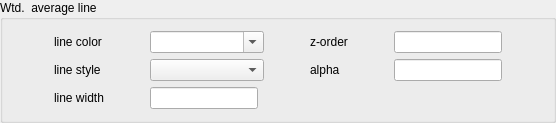
           <widget class="QGroupBox" name="groupBox_21">
            <property name="title">
             <string>Wtd.  average line</string>
            </property>
            <layout class="QVBoxLayout" name="verticalLayout_13">
             <item>
              <layout class="QGridLayout" name="gridLayout_21">
               <item row="0" column="6">
                <widget class="QLabel" name="label_82">
                 <property name="text">
                  <string>z-order</string>
                 </property>
                </widget>
               </item>
               <item row="0" column="7">
                <spacer name="horizontalSpacer_113">
                 <property name="orientation">
                  <enum>Qt::Horizontal</enum>
                 </property>
                 <property name="sizeHint" stdset="0">
                  <size>
                   <width>40</width>
                   <height>20</height>
                  </size>
                 </property>
                </spacer>
               </item>
               <item row="1" column="8">
                <widget class="QLineEdit" name="wavLineAlphaEntry"/>
               </item>
               <item row="3" column="1">
                <widget class="QLabel" name="label_83">
                 <property name="text">
                  <string>line width</string>
                 </property>
                </widget>
               </item>
               <item row="0" column="8">
                <widget class="QLineEdit" name="wavLineZEntry"/>
               </item>
               <item row="3" column="3">
                <widget class="QLineEdit" name="wavLineWidthEntry"/>
               </item>
               <item row="1" column="6">
                <widget class="QLabel" name="label_84">
                 <property name="text">
                  <string>alpha</string>
                 </property>
                </widget>
               </item>
               <item row="0" column="0">
                <spacer name="horizontalSpacer_126">
                 <property name="orientation">
                  <enum>Qt::Horizontal</enum>
                 </property>
                 <property name="sizeHint" stdset="0">
                  <size>
                   <width>40</width>
                   <height>20</height>
                  </size>
                 </property>
                </spacer>
               </item>
               <item row="0" column="2">
                <spacer name="horizontalSpacer_127">
                 <property name="orientation">
                  <enum>Qt::Horizontal</enum>
                 </property>
                 <property name="sizeHint" stdset="0">
                  <size>
                   <width>40</width>
                   <height>20</height>
                  </size>
                 </property>
                </spacer>
               </item>
               <item row="1" column="3" colspan="2">
                <widget class="QComboBox" name="wavLineStyleCombo"/>
               </item>
               <item row="1" column="1">
                <widget class="QLabel" name="label_85">
                 <property name="text">
                  <string>line style</string>
                 </property>
                </widget>
               </item>
               <item row="0" column="1">
                <widget class="QLabel" name="label_86">
                 <property name="text">
                  <string>line color</string>
                 </property>
                </widget>
               </item>
               <item row="0" column="5">
                <spacer name="horizontalSpacer_128">
                 <property name="orientation">
                  <enum>Qt::Horizontal</enum>
                 </property>
                 <property name="sizeHint" stdset="0">
                  <size>
                   <width>40</width>
                   <height>20</height>
                  </size>
                 </property>
                </spacer>
               </item>
               <item row="0" column="3" colspan="2">
                <widget class="QComboBox" name="wavLineColorCombo">
                 <property name="editable">
                  <bool>true</bool>
                 </property>
                </widget>
               </item>
               <item row="0" column="9">
                <spacer name="horizontalSpacer_33">
                 <property name="orientation">
                  <enum>Qt::Horizontal</enum>
                 </property>
                 <property name="sizeHint" stdset="0">
                  <size>
                   <width>40</width>
                   <height>20</height>
                  </size>
                 </property>
                </spacer>
               </item>
               <item row="1" column="9">
                <spacer name="horizontalSpacer_34">
                 <property name="orientation">
                  <enum>Qt::Horizontal</enum>
                 </property>
                 <property name="sizeHint" stdset="0">
                  <size>
                   <width>40</width>
                   <height>20</height>
                  </size>
                 </property>
                </spacer>
               </item>
               <item row="3" column="5">
                <spacer name="horizontalSpacer_129">
                 <property name="orientation">
                  <enum>Qt::Horizontal</enum>
                 </property>
                 <property name="sizeHint" stdset="0">
                  <size>
                   <width>40</width>
                   <height>20</height>
                  </size>
                 </property>
                </spacer>
               </item>
              </layout>
             </item>
            </layout>
           </widget>
